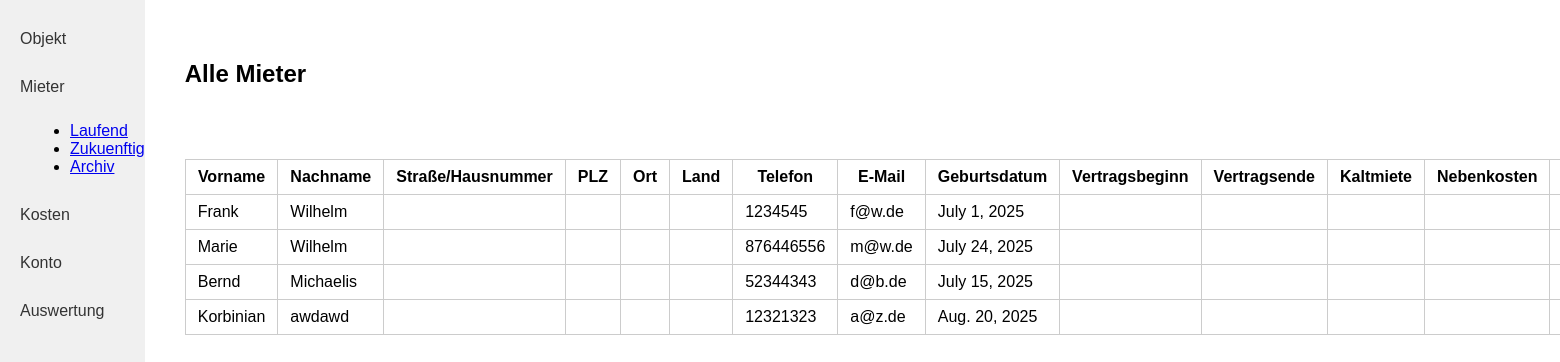
Page /mieter/ (signed in) on the committed database.
### kostenpruefung_mietobjekte_app/models.py (models this page shows, shortened)
class Mieter(models.Model):
    created_by = models.ForeignKey(User, on_delete=models.CASCADE, related_name="mieter_created", null=True, blank=True)
    vorname = models.CharField(max_length=255)
    nachname = models.CharField(max_length=255)
    telefon = models.CharField(max_length=100)
    e_mail = models.EmailField()
    geburtsdatum = models.DateField()

### kostenpruefung_mietobjekte_app/views.py (the view)
# urls.py: path('mieter/', mieter, name='mieter'),
@login_required
def mieter(request):
    mieter = Mieter.objects.filter(created_by=request.user)
    return render(request, 'kostenpruefung_mietobjekte_app/mieter.html', {'mieter': mieter})

### kostenpruefung_mietobjekte_app/templates/kostenpruefung_mietobjekte_app/mieter.html (shortened to what this page needs)
{% load static %}
<!DOCTYPE html>
<html lang="de">
<head>
    <link rel="stylesheet" href="{% static 'kostenpruefung_mietobjekte_app/style.css' %}">
</head>
<body>
<div class="flex-container">
    <nav class="sidebar">
        <a class="sidebar-link" href="{% url 'objekt_index' %}">Objekt</a>
        <a class="sidebar-link" href="{% url 'mieter' %}">Mieter</a>
        <ul style="list-style-type: disc; margin-left: 30px; margin-bottom: 20px;">
            <li><a href="#">Laufend</a></li>
            <li><a href="#">Zukuenftig</a></li>
            <li><a href="#">Archiv</a></li>
        </ul>
        <a class="sidebar-link" href="{% url 'kostenpruefung_mietobjekte_app:rechnungen' %}">Kosten</a>
        <a class="sidebar-link" href="{% url 'kostenpruefung_mietobjekte_app:konto' %}">Konto</a>
        <a class="sidebar-link" href="#">Auswertung</a>
    </nav>
    <div class="main-content">
        <h2>Alle Mieter</h2>
        <table class="object-table">
            <tr>
                <th>Vorname</th>
                <th>Nachname</th>
                <th>Straße/Hausnummer</th>
                <th>PLZ</th>
                <th>Ort</th>
                <th>Land</th>
                <th>Telefon</th>
                <th>E-Mail</th>
                <th>Geburtsdatum</th>
                <th>Vertragsbeginn</th>
                <th>Vertragsende</th>
                <th>Kaltmiete</th>
                <th>Nebenkosten</th>
                <th>Kaution</th>
            </tr>
            {% for m in mieter %}
            <tr>
                <td>{{ m.vorname }}</td>
                <td>{{ m.nachname }}</td>
                <td>{{ m.strasse_hausnummer }}</td>
                <td>{{ m.plz }}</td>
                <td>{{ m.ort }}</td>
                <td>{{ m.land }}</td>
                <td>{{ m.telefon }}</td>
                <td>{{ m.e_mail }}</td>
                <td>{{ m.geburtsdatum }}</td>
                <td>{{ m.vertragsbeginn }}</td>
                <td>{{ m.vertragsende }}</td>
                <td>{{ m.kaltmiete }}</td>
                <td>{{ m.nebenkosten }}</td>
                <td>{{ m.kaution }}</td>
            </tr>
            {% empty %}
            <tr>
                <td colspan="17">Keine Mieter vorhanden.</td>
            </tr>
            {% endfor %}
        </table>
    </div>
</div>
</body>
</html>

### kostenpruefung_mietobjekte_app/static/kostenpruefung_mietobjekte_app/style.css (style rules this page uses)
body { margin: 0; font-family: Arial, sans-serif; }
.flex-container { display: flex; }
.sidebar { width: 200px; background: #f0f0f0; height: 100vh; padding: 20px 0; }
.sidebar-link { display: block; padding: 10px 20px; color: #333; text-decoration: none; margin-bottom: 10px; }
.main-content { flex: 1; padding: 40px; }
.object-table { width: 100%; border-collapse: collapse; }
.object-table th, .object-table td { border: 1px solid #ccc; padding: 8px 12px; }

### rows in the picture
Mieter: vorname "Frank", nachname "Wilhelm", telefon "1234545", e_mail "f@w.de", geburtsdatum "July 1, 2025"
Mieter: vorname "Marie", nachname "Wilhelm", telefon "876446556", e_mail "m@w.de", geburtsdatum "July 24, 2025"
Mieter: vorname "Bernd", nachname "Michaelis", telefon "52344343", e_mail "d@b.de", geburtsdatum "July 15, 2025"
Mieter: vorname "Korbinian", nachname "awdawd", telefon "12321323", e_mail "a@z.de", geburtsdatum "Aug. 20, 2025"
